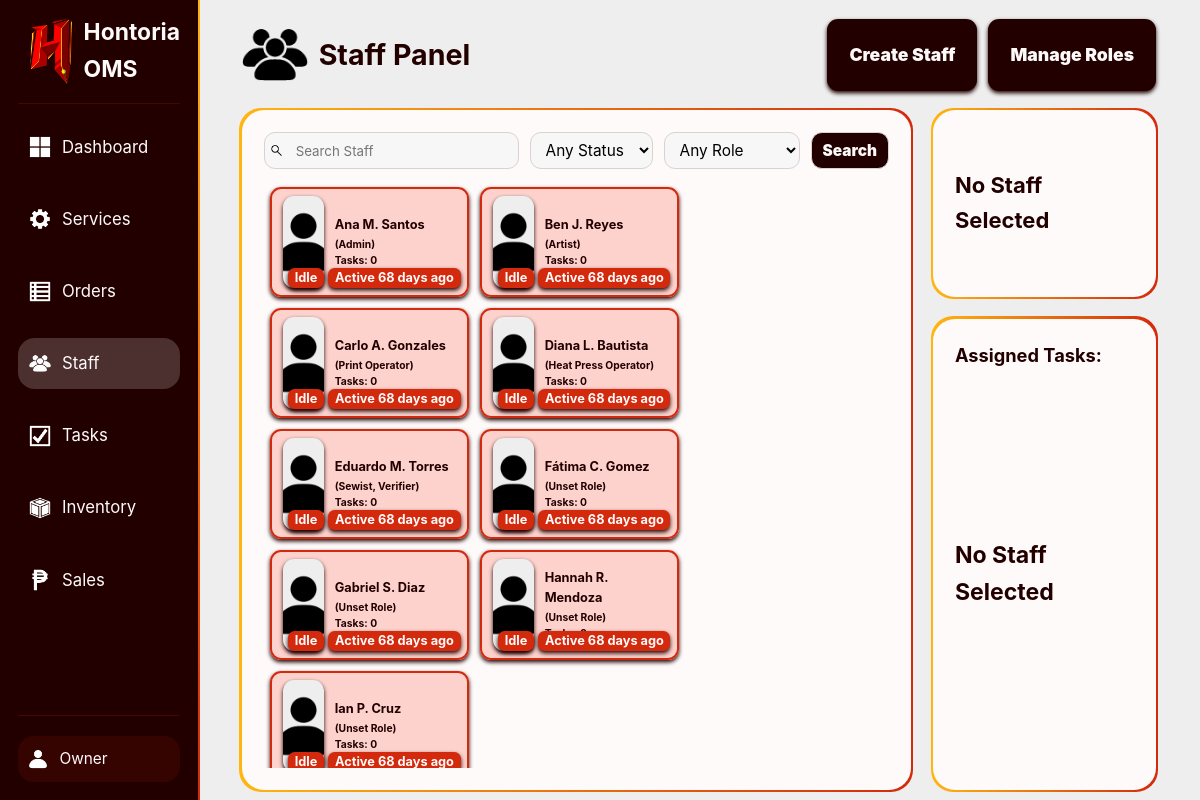
The page /internalWeb/public/index.php?page=staff (signed in) on the database its author committed.
### tables this page shows
CREATE TABLE users (
    id BIGINT UNSIGNED AUTO_INCREMENT PRIMARY KEY,
    username VARCHAR(50) NOT NULL UNIQUE,
    email VARCHAR(100) NOT NULL,
    passwordHash VARCHAR(255) NOT NULL,
    firstName VARCHAR(100) NOT NULL,
    middleName VARCHAR(100) NULL,
    lastName VARCHAR(100) NOT NULL,
    phone VARCHAR(20) NOT NULL,
    createdAt TIMESTAMP DEFAULT CURRENT_TIMESTAMP,
    lastActivityAt TIMESTAMP NULL
);

### InternalWeb/Controllers/AuthorizationC.php (called while the page is built, shortened)
<?php
class AuthorizationC {
    private $staffModel;
    public function __construct($pdo) {
        require_once __DIR__ . '/../Models/StaffM.php';
        $this->staffModel = new StaffM($pdo);
    }
    public function showStaff($search = '', $status = '', $error = '') {
        $userRoles = $this->staffModel->getAllUserRoles();
        if ($search !== '' || $status !== '') {
            $staffList = $this->staffModel->getfilteredStaff($search, $status);
        } else {
            $staffList = $this->staffModel->getStaffList();
        }
        $userTaskCountMap = [];
        $currentUserId = $_SESSION['id'];
        $staffList = array_filter($staffList, function ($staff) use ($currentUserId) {
            return $staff['id'] !== $currentUserId;
        });
        require __DIR__ . '/../Views/Staff/Page.php';
    }
    public function refreshLastActiveAt() {
        $this->staffModel->updateLastActiveAt($_SESSION['id']);
    }
}

### InternalWeb/Models/StaffM.php (called while the page is built, shortened)
<?php
class StaffM {
    private $pdo;
    public function __construct($pdo) {
        $this->pdo = $pdo;
    }
    public function getStaffList() {
        $query = "
            SELECT id, username, firstName, middleName, lastName, phone, email, createdAt, lastActivityAt
            FROM users
            ORDER BY
                CASE
                    WHEN lastActivityAt >= NOW() - INTERVAL 15 MINUTE THEN 1
                    ELSE 2
                END,
                firstName,
                lastName,
                lastActivityAt DESC
        ";
        $stmt = $this->pdo->prepare($query);
        $stmt->execute();
        return $stmt->fetchAll(PDO::FETCH_ASSOC);
    }
    public function getAllUserRoles() {
        $query = "SELECT userRoles.userID, userRoles.roleID, roles.name FROM userRoles JOIN roles ON roles.id = userRoles.roleID";
        $stmt = $this->pdo->prepare($query);
        $stmt->execute();
        return $stmt->fetchAll(PDO::FETCH_ASSOC);
    }
}

### InternalWeb/Views/Staff/Page.php (the view, shortened to what this page needs)
<!DOCTYPE html>
<html>
<head>
    <link rel="stylesheet" href="../../Shared/CSS/Main.css">
    <link rel="stylesheet" href="../.CSS/StaffPage.css">
</head>
<body class="asideLayout fixedScreen">
    <?php include("../Views/.Components/SideBar.php"); ?>
    <main class="columnLayout midGap">
        <h1 class="titleLogo minGap tinHeight">
            <img src="../../Shared/Img/PeopleIcon.png" alt="People"> Staff Panel
            <div class="rowLayout minGap flexMax contentFlexEnd">
                <?php if (in_array("canCreateUserAccounts", $_SESSION['permissions'])): ?>
                    <a href="index.php?page=staff&action=create" class="roundedMin centerColumnLayout importantInput regPadding emphasizedText shadowed">Create Staff</a>
                <?php endif; ?>
                <?php if (in_array("canAlterAccountRoles", $_SESSION['permissions'])): ?>
                    <a href="index.php?page=staff&action=manageRoles" class="roundedMin centerColumnLayout importantInput regPadding emphasizedText shadowed">Manage Roles</a>
                <?php endif; ?>
            </div>
        </h1>
        <section class="rowLayout flexMax midGap">
            <section class="flexMid roundedMid centerColumnLayout">
                <div class="columnLayout minGap box roundedMid fullHeight fullWidth">
                    <form method="GET" action="index.php?page=staff" class="rowLayout fullWidth minGap">
                        <div class="iconInput flexMax centerHoriRowLayout">
                            <input type="search" name="search" placeholder="Search Staff" class="fullWidth" value="<?= $search ?>">
                            <img src="../../Shared/Img/MagnifierIcon.png" alt="Magnifier">
                        </div>
                        <select name="status">
                            <option value="" <?= $status === '' ? 'selected' : '' ?>>Any Status</option>
                        </select>
                        <select name="role">
                            <option value="">Any Role</option>
                        </select>
                        <input type="submit" value="Search" class="importantInput">
                    </form>
                    <section class="minGap scrollable gridFlexMid regMinPadding flexMax contentFlexStart" id="staffList">
                        <?php
                        $userRolesMap = [];
                        foreach ($userRoles as $role) {
                            $userRolesMap[$role['userID']][] = $role['name'];
                        }
                        ?>
                        <?php foreach ($staffList as $staff): ?>
                            <?php
                            $fullName = trim("{$staff['firstName']} " . ($staff['middleName'] ? substr($staff['middleName'], 0, 1) . '.' : '') . " {$staff['lastName']}");
                            $taskCount = $userTaskCountMap[$staff['id']] ?? 0;
                            $status = $taskCount > 0 ? 'Busy' : 'Idle';
                            $statusColor = $taskCount > 0 ? '--yellowTrans' : '--redTrans';
                            $staffElementBorder = $taskCount > 0 ? 'yellowBorder' : 'redBorder';
                            $statusBG = $taskCount > 0 ? 'yellowBG' : 'redBG';
                            $roles = $userRolesMap[$staff['id']] ?? [];
                            $rolesText = !empty($roles) ? implode(', ', $roles) : 'Unset Role';
                            $userImage = isset($accountImageMap[$staff['id']]) ?
                                "../../Storage/AccountImages/" . $accountImageMap[$staff['id']] : "../../Shared/Img/PersonIcon.png";
                            $userImageStyle = isset($accountImageMap[$staff['id']]) ?
                                "imageCoverFull" : "";
                            $activityStatus = "Active now";
                            $activityStatusBG = "yellowBG";
                            $activityStatusColor = '--yellowTrans';
                            $lastActivity = strtotime($staff['lastActivityAt']);
                            $now = time();
                            $diff = $now - $lastActivity;
                            if ($diff < 60) {
                                $activityStatus = "Active now";
                            } elseif ($diff < 3600) {
                                $minutes = floor($diff / 60);
                                $activityStatus = "Active {$minutes} min ago";
                                $activityStatusBG = "redBG";
                                $activityStatusColor = '--redTrans';
                            } elseif ($diff < 86400) {
                                $hours = floor($diff / 3600);
                                $activityStatus = "Active {$hours} hr ago";
                                $activityStatusBG = "redBG";
                                $activityStatusColor = '--redTrans';
                            } else {
                                $days = floor($diff / 86400);
                                $activityStatus = "Active {$days} day" . ($days > 1 ? "s" : "") . " ago";
                                $activityStatusBG = "redBG";
                                $activityStatusColor = '--redTrans';
                            }
                            $staffElementBG = "background: linear-gradient(to top, var(" . $statusColor . "), var(" . $activityStatusColor . ")) !important;"
                            ?>
                            <div class="minHeight minPadding roundedMin rowLayout minGap flexStatic staffElement shadowed <?= $staffElementBorder ?>"
                                style="<?= $staffElementBG ?>"
                                data-id="<?= $staff['id'] ?>" data-name="<?= htmlspecialchars($fullName) ?>" data-roles="<?= $rolesText ?>"
                                data-phone="<?= $staff['phone'] ?>" data-email="<?= $staff['email'] ?>">
                                <div class="flexMin roundedMin centerColumnLayout grayBG shadowed fixedScreen">
                                    <img src="<?= $userImage ?>" alt="User Photo" class="<?= $userImageStyle ?> squareSize">
                                </div>
                                <div class="flexMid centerHoriColumnLayout">
                                    <h5><?= htmlspecialchars($fullName) ?></h5>
                                    <h6 class="capitalFirst">(<?= $rolesText ?>)</h6>
                                    <h6 class="capitalFirst">Tasks: <?= $taskCount ?></h6>
                                </div>
                                <div class="souEastAbsolute closeCorner rowLayout tinGap">
                                    <h5 class="status roundedTin fitDimensions minHoriPadding shadowed whiteText <?= $statusBG ?>">
                                        <?= $status ?>
                                    </h5>
                                    <h5 class="roundedTin whiteText fitDimensions minHoriPadding shadowed <?= $activityStatusBG ?>">
                                        <?= $activityStatus ?>
                                    </h5>
                                </div>
                            </div>
                        <?php endforeach; ?>
                    </section>
                </div>
            </section>
            <section class="columnLayout midGap flexMin">
                <section class="box centerColumnLayout roundedMid minGap flexMin" id="userInfoContainer">
                    <h4>No Staff Selected</h4>
                    <div class="gradientBorderDiag"></div>
                </section>
                <section class="box centerColumnLayout roundedMid flexMid noBasis noMinHeight minGap">
                    <h5 class="leftStart">Assigned Tasks:</h5>
                    <div id="taskListContainer" class="scrollable fullDimensions columnLayout minGap">
                        <h2 class="centerMarginsSelf">No Staff Selected</h2>
                    </div>
                    <div class="gradientBorderDiag"></div>
                </section>
            </section>
        </section>
    </main>
    <?php include("../Views/.Components/ConfirmationBox.php"); ?>
</body>
</html>

### Shared/CSS/Base.css (style rules this page uses)
* { margin: 0; padding: 0; box-sizing: border-box; }
html { font-family: "Inter", -apple-system, BlinkMacSystemFont, "Segoe UI", Roboto, "Helvetica Neue", Arial, "Noto Sans", sans-serif, "Apple Color Emoji", "Segoe UI Emoji", "Segoe UI Symbol", "Noto Color Emoji"; font-size: 22px; line-height: 1.6; color: var(--dark); }
:root { --white: #fffafa; --whiteTrans: #fffafa31; --whiteFaded: #fffafa17; --dark: #220000; --darkTrans: #22000046; --darkFaded: #2200002a; --darkGray: #dbd1d1; --lightGray: #f7f7f7; --gray: #eeeeee; --red: #d3290d; --lightRed: #fdd2cc; --redTrans: #f522022f; --redFaded: #f5220217; --yellow: #FFB611; --lightYellow: #ffe2a4; --yellowTrans: #ffb8115e; --yellowFaded: #ffb81125; --yellowGreen: #efff11; --yellowGreenTrans: #efff115e; --green: #2eef10; --greenTrans: #2eef1057; --greenFaded: #2eef1027; --blue: #088bfd; --gradientDiag: linear-gradient(to left, var(--red), var(--yellow)); --gradientVert: linear-gradient(to top, var(--red), var(--yellow)); }
body { min-height: 100vh; overflow-x: hidden; background-color: var(--gray); }
input[type=text], input[type=number], input[type=password], input[type=search], input[type=tel], input[type=email], input[type=url], input[type=button], input[type=submit], input[type=date], input[type="file"], button, select, textarea { font-family: "Inter", -apple-system, BlinkMacSystemFont, "Segoe UI", Roboto, "Helvetica Neue", Arial, "Noto Sans", sans-serif, "Apple Color Emoji", "Segoe UI Emoji", "Segoe UI Symbol", "Noto Color Emoji"; height: 1.7rem; padding: 0 0.5rem; background: var(--lightGray); border-radius: 0.5rem; border: 0.1em solid var(--darkGray); }
input[type=button], input[type=submit], button, select, a { cursor: pointer; font-size: 0.7rem; }
a { color: var(--white); text-decoration: none; }
img { height: 70%; }
p, div { font-size: 0.7rem; }
* { scrollbar-width: thin; }

### Shared/CSS/Layout.css (style rules this page uses)
.centerColumnLayout { display: flex; justify-content: center; flex-direction: column; align-items: center; }
.asideLayout { display: flex; }
.asideLayout>main { flex: 6; }
.asideLayout>main>*:first-child { margin-top: 1rem; }
.asideLayout>main>* { margin-right: 2rem; margin-left: 2rem; }
.asideLayout>main>section { max-height: 85vh; height: 85vh; }
.columnLayout { display: flex; flex-direction: column; }
.centerHoriColumnLayout { display: flex; justify-content: center; flex-direction: column; }
.tinGap { gap: 0.2rem; }
.minGap { gap: 0.5rem; }
.midGap { gap: 1rem; }
.fullHeight { height: 100%; }
.fullWidth { width: 100%; }
.fullDimensions { height: 100% !important; width: 100% !important; }
.fitDimensions { height: fit-content !important; width: fit-content !important; }
.leftStart { align-self: baseline; }
.centerHoriRowLayout { display: flex; align-items: center; flex-direction: row; }
.rowLayout { display: flex; flex-direction: row; }
.regMinPadding { padding: 0.3rem !important; }
.regPadding { padding: 1rem !important; }
.minHoriPadding { padding: 0 0.3rem; }
.minPadding { padding: 0.3rem 0.5rem; }
.flexMin { flex: 1 !important; }
.flexMid { flex: 3 !important; }
.flexMax { flex: 6 !important; }
.scrollable { overflow-y: scroll !important; }
.fixedScreen { overflow: hidden; }
.tinHeight { height: 3rem !important; }
.minHeight { height: 5rem !important; }
.gridFlexMid { display: flex; flex-wrap: wrap; flex: auto; height: unset; flex-grow: 0; }
.gridFlexMid>* { width: 32.5%; }
.contentFlexStart { align-content: flex-start; }
.contentFlexEnd { justify-content: flex-end; }
.flexStatic { flex-grow: 0; }
.centerMarginsSelf { margin: auto; }
.souEastAbsolute { position: absolute; bottom: 1rem; right: 1rem; }
.souEastAbsolute.closeCorner { bottom: 0.3rem; right: 0.3rem; }
*:has(> .eastAbsolute), *:has(> .norWestAbsolute), *:has(> .norEastAbsolute), *:has(> .souEastAbsolute), *:has(> .souWestAbsolute) { position: relative; }
.squareSize { aspect-ratio: 1 / 1; }
.noMinHeight { min-height: 0 !important; }

### rows shown on the page
users: fullName "Ana M. Santos", id "Admin", id "0", id "Idle"
users: fullName "Ben J. Reyes", id "Artist", id "0", id "Idle"
users: fullName "Carlo A. Gonzales", id "Print Operator", id "0", id "Idle"
users: fullName "Diana L. Bautista", id "Heat Press Operator", id "0", id "Idle"
users: fullName "Eduardo M. Torres", id "Sewist, Verifier", id "0", id "Idle"
users: fullName "Fátima C. Gomez", rolesText "Unset Role", id "0", id "Idle"
users: fullName "Gabriel S. Diaz", rolesText "Unset Role", id "0", id "Idle"
users: fullName "Hannah R. Mendoza", rolesText "Unset Role", id "Idle"
users: fullName "Ian P. Cruz", rolesText "Unset Role", id "0", id "Idle"

### other values the page prints
$linkData['label'] "Dashboard"
$linkData['label'] "Services"
$linkData['label'] "Orders"
$linkData['label'] "Staff"
$linkData['label'] "Tasks"
$linkData['label'] "Inventory"
$linkData['label'] "Sales"
$_SESSION['username'] "Owner"
